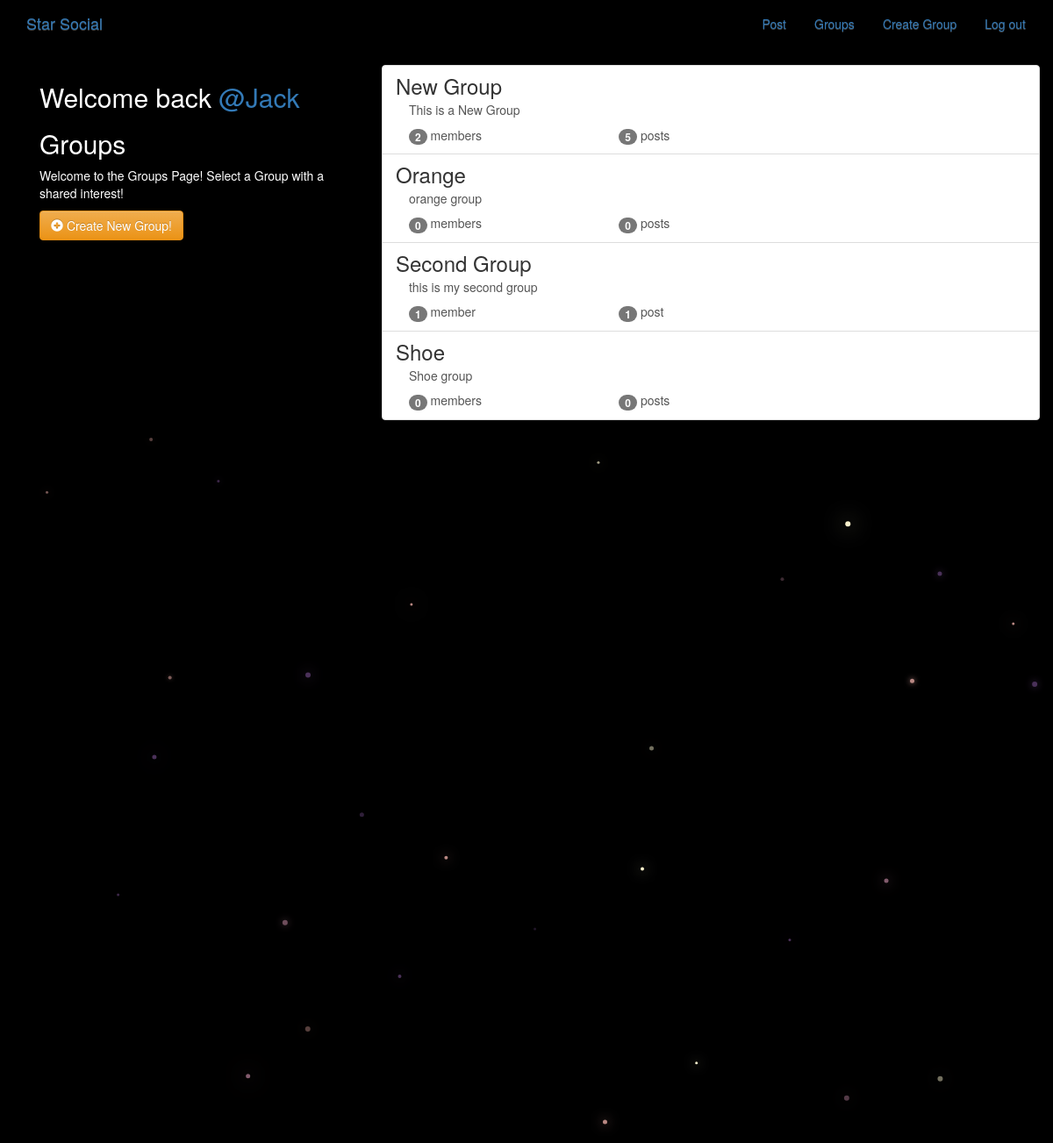
Page /groups/ (signed in) on the committed database.
### groups/models.py (models this page shows, shortened)
class Group(models.Model):
    name = models.CharField(max_length=255, unique=True)
    slug = models.SlugField(allow_unicode=True, unique=True)
    description = models.TextField(blank=True, default='')
    description_html = models.TextField(editable=False, default='', blank=True)
    members = models.ManyToManyField(User, through='GroupMember')
    class Meta:
        ordering = ['name']

### groups/views.py (the view)
# urls.py: path('', views.ListGroup.as_view(), name='all'),
class ListGroup(ListView):
    model = Group

### templates/groups/group_list.html
{% extends "groups/group_base.html" %}
{% block pregroup %}
<div class="col-md-4">
	<div class="content">
		{% if user.is_authenticated %}
		<h2>
			Welcome back
			<a href="{% url 'posts:for_user' username=user.username %}">@{{user.username }}</a>
		</h2>
    {% endif %}
			<h2>Groups</h2>
			<p>Welcome to the Groups Page! Select a Group with a shared interest!</p>
	</div>
	{% if user.is_authenticated %}
	<a href="{% url 'groups:create' %}" class="btn btn-md btn-fill btn-warning"><span class="glyphicon glyphicon-plus-sign"></span> Create New Group!</a>
	{% endif %}
</div>
{% endblock %}
{% block group_content %}
<div class="col-md-8">
	<div class="list-group">
		{% for group in object_list %}
		  <a class="list-group-item" href="{% url 'groups:single' slug=group.slug %}">
			     <h3 class="title list-group-item-heading">{{ group.name }}</h3>
			<div class="list-group-item-text container-fluid">
				{{ group.description_html|safe }}
				<div class="row">
					<div class="col-md-4">
						<span class="badge">{{ group.members.count }}</span> member{{ group.members.count|pluralize }}
					</div>
					<div class="col-md-4">
						<span class="badge">{{ group.posts.count }}</span> post{{ group.posts.count|pluralize }}
					</div>
				</div>
			</div>
		</a>
		{% endfor %}
	</div>
</div>
{% endblock %}

### static/simplesocial/css/master.css (style rules this page uses)
body { margin: 0; overflow: hidden; background-color: black; color:white; }

### rows in the picture
Group: name "New Group", description_html "This is a New Group", members.count "2", posts.count "5"
Group: name "Orange", description_html "orange group", members.count "0", posts.count "0"
Group: name "Second Group", description_html "this is my second group", members.count "1", posts.count "1"
Group: name "Shoe", description_html "Shoe group", members.count "0", posts.count "0"

### other values in the picture
{{ user.username }} "Jack"
